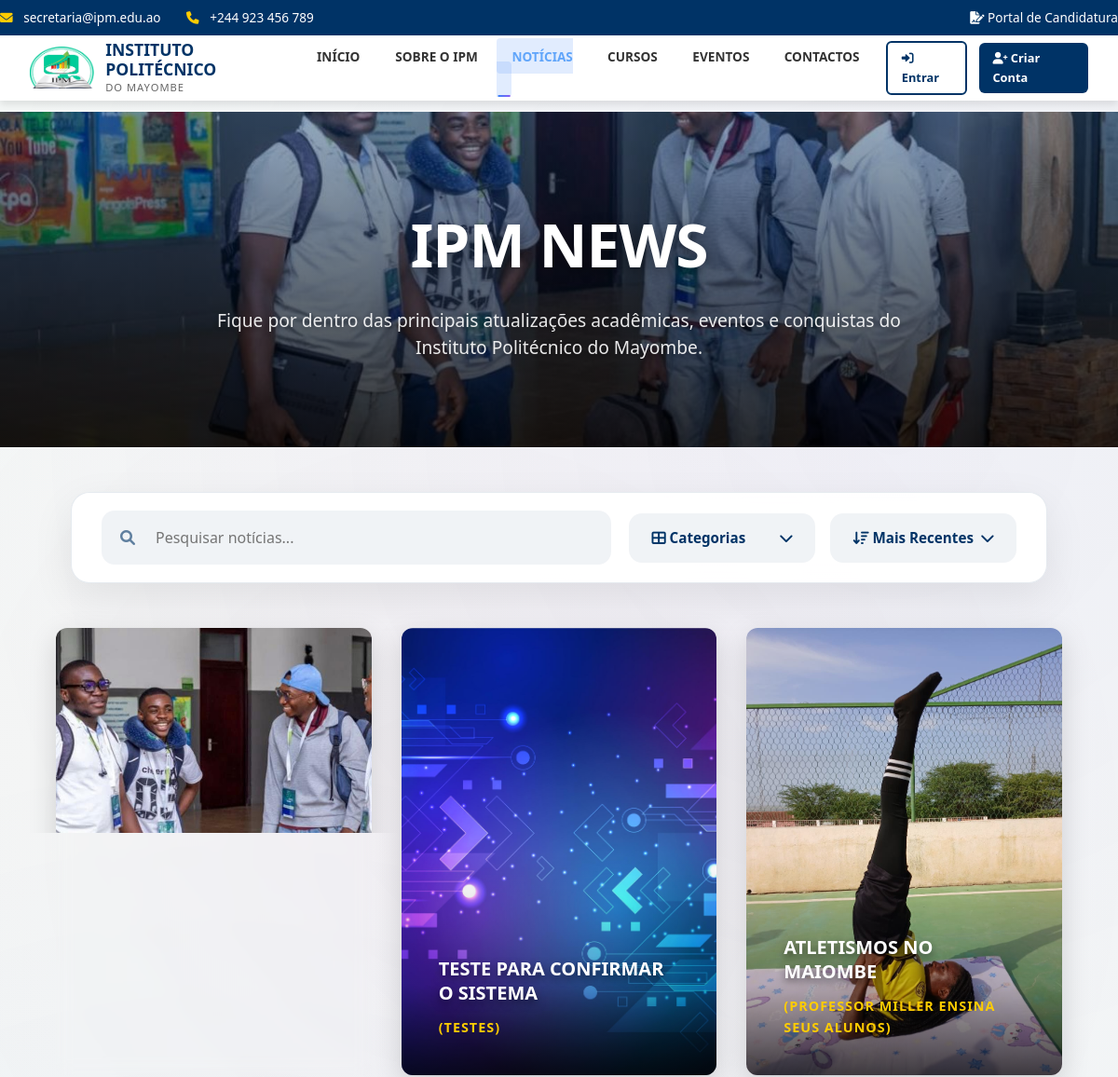
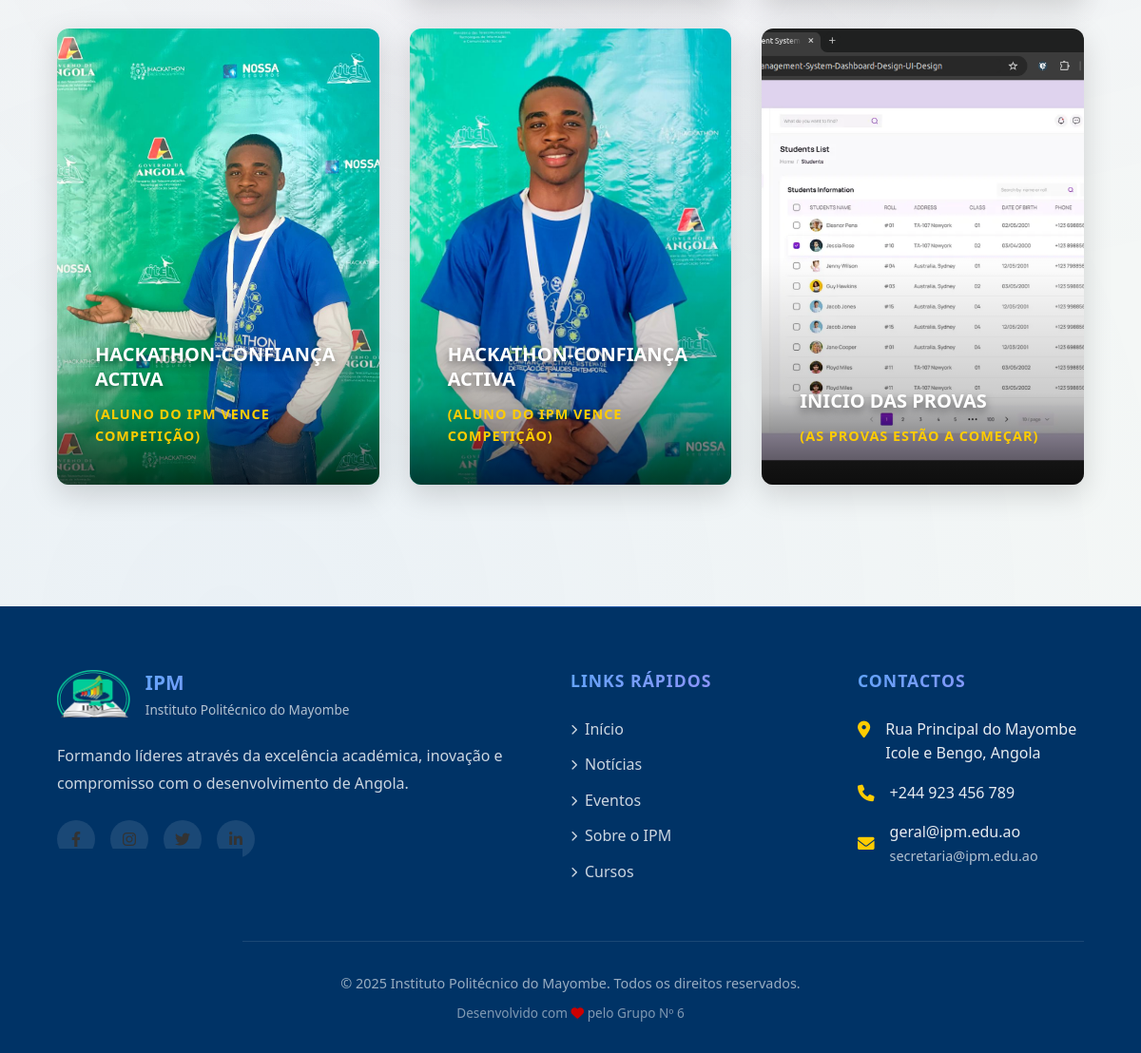
The page /notices/ on the database its author committed (2 pictures, top to bottom).
### pages/models.py (models this page shows, shortened)
class Noticia(models.Model):
    id=models.UUIDField(default=uuid.uuid4, editable=False, primary_key=True)
    titulo = models.CharField(max_length=255 , blank=False, null=False, verbose_name='Título')
    subtitulo = models.CharField(max_length=255, blank=True, null=True ,verbose_name='Subtitulo')
    conteudo = models.TextField( blank=False, null=False,verbose_name='Conteúdo')
    imagem = models.ImageField(upload_to='static/uploads/images/', blank=True, null=True ,   verbose_name='Imagem')
    autor = models.CharField(max_length=150 , blank=False, null=False, verbose_name='Autor')
    categoria=models.ForeignKey(Categoria,on_delete=models.PROTECT)
    publicado_em = models.DateTimeField(auto_now_add=True , blank=False, null=False,verbose_name='Data de Publicação')
    atualizado_em = models.DateTimeField(auto_now=True , blank=False, null=False,verbose_name='Data de Actualização')
    status = models.BooleanField(default=True , blank=False, null=False)  # ativo/inativo
    exclusivo_alunos = models.BooleanField(default=False, verbose_name='Exclusivo para Alunos')  # Notícias exclusivas
    class Meta:
        verbose_name = "Notícia"
        verbose_name_plural = "Notícias"
        ordering = ['-publicado_em']          # mais recentes primeiro
        db_table = 'noticias'
        get_latest_by = 'publicado_em'
        permissions = [
            ("pode_publicar", "Pode publicar notícias"),
        ]

### pages/views.py (the view)
# urls.py: path('notices/', NoticesView.as_view(), name='notice'),
class NoticesView(ListView):
    model = Noticia
    template_name = 'pages/noticia.html'
    context_object_name = 'noticias'
    paginate_by = 32
    def get_queryset(self):
        q = self.request.GET.get('q')
        cat = self.request.GET.get('cat')
        order = self.request.GET.get('order', 'latest')
        if self.request.user.is_authenticated and hasattr(self.request.user, 'aluno'):
            queryset = Noticia.objects.filter(status=True)
        else:
            queryset = Noticia.objects.filter(status=True, exclusivo_alunos=False)
        if q:
            queryset = queryset.filter(Q(titulo__icontains=q) | Q(conteudo__icontains=q) | Q(subtitulo__icontains=q))
        if cat:
            queryset = queryset.filter(categoria__categoria__iexact=cat)
        if order == 'oldest':
            queryset = queryset.order_by('publicado_em')
        else:
            queryset = queryset.order_by('-publicado_em')
        return queryset
    def get_context_data(self, **kwargs):
        context = super().get_context_data(**kwargs)
        context['categorias'] = Categoria.objects.all()
        context['q'] = self.request.GET.get('q', '')
        context['categoria_ativa'] = self.request.GET.get('cat', '')
        context['order'] = self.request.GET.get('order', 'latest')
        return context

### pages/templates/pages/noticia.html (shortened to what this page needs)
{% extends 'pages/index.html' %}
{% load static %}
{% block content %}
<section class="news-banner">
    <img src="{% if noticias.0.imagem %}{{ noticias.0.imagem.url }}{% else %}{% static 'images/hero-fallback.jpg' %}{% endif %}" alt="IPM NEWS">
    <div class="news-banner-overlay"></div>
    <div class="news-banner-content">
        <h1>{% if categoria_ativa %}{{ categoria_ativa }}{% else %}IPM NEWS{% endif %}</h1>
        <p>Fique por dentro das principais atualizações acadêmicas, eventos e conquistas do Instituto Politécnico do Mayombe.</p>
    </div>
</section>
<main class="container" style="margin-top: 2rem;">
    <section class="ipm-premium-filter-section">
        <div class="ipm-premium-filter-controls">
            <form action="{% url 'pages:notice' %}" method="get" class="ipm-premium-search-form">
                <div class="ipm-premium-search-wrapper">
                    <i class="fas fa-search ipm-premium-search-icon"></i>
                    <input type="text" name="q" value="{{ q }}" placeholder="Pesquisar notícias..." class="ipm-premium-search-input">
                </div>
            </form>
            <div class="ipm-premium-dropdowns">
                <div class="ipm-premium-dropdown">
                    <button class="ipm-premium-trigger">
                        <span><i class="fas fa-th-large"></i> {% if categoria_ativa %}{{ categoria_ativa }}{% else %}Categorias{% endif %}</span>
                        <i class="fas fa-chevron-down"></i>
                    </button>
                </div>
                <div class="ipm-premium-dropdown">
                    <button class="ipm-premium-trigger">
                        <span><i class="fas fa-sort-amount-down"></i> {% if order == 'oldest' %}Mais Antigas{% else %}Mais Recentes{% endif %}</span>
                        <i class="fas fa-chevron-down"></i>
                    </button>
                </div>
            </div>
        </div>
    </section>
    <div class="main-wrapper" style="grid-template-columns: 1fr;">
        <section class="news-feed">
            <div class="highlight-cards" style="grid-template-columns: repeat(auto-fill, minmax(280px, 1fr));">
                {% for noticia in noticias %}
                <article class="card news-card" onclick="window.location.href='{% url 'pages:noticia_detail' noticia.id %}'">
                    <img src="{% if noticia.imagem %}{{ noticia.imagem.url }}{% else %}{% static 'images/card-fallback.jpg' %}{% endif %}"
                         alt="{{ noticia.titulo }}" class="news-card-bg"
                         onerror="this.src='https://via.placeholder.com/400x300?text=Alpha+News'">
                    <div class="news-card-overlay">
                        <h3 class="news-title">{{ noticia.titulo }}</h3>
                        {% if noticia.subtitulo %}
                            <p class="news-subtitle">({{ noticia.subtitulo }})</p>
                        {% else %}
                            <p class="news-subtitle">{{ noticia.categoria.categoria }}</p>
                        {% endif %}
                    </div>
                </article>
                {% endfor %}
            </div>
        </section>
    </div>
</main>
{% endblock %}

### static/css/styles.css (style rules this page uses)
html { scroll-behavior: smooth; }
:root { --uan-blue: #003366; --uan-light-blue: #0088cc; --uan-yellow: #ffcc00; --uan-red: #cc0000; --accent: var(--uan-blue); --accent-hover: var(--uan-light-blue); --secondary: var(--uan-yellow); --shadow-sm: 0 2px 4px rgba(0,0,0,0.05); --shadow-md: 0 4px 8px rgba(0,0,0,0.1); --shadow-lg: 0 10px 15px rgba(0,0,0,0.1); --transition: all 0.3s ease; --primary: #ffffff; --primary-light: #f4f7f6; --text-main: #333333; --text-active: #003366; --text-muted: #666666; --bg-main: #ffffff; --card-bg: #ffffff; --border-color: #e0e0e0; --header-bg: #ffffff; --header-top-bg: var(--uan-blue); --footer-bg: #003366; --footer-text: #ffffff; }
* { margin: 0; padding: 0; box-sizing: border-box; font-family: 'Segoe UI', 'Roboto', 'Helvetica Neue', sans-serif; }
body { background-color: var(--primary-light); color: var(--text-main); line-height: 1.6; overflow-x: hidden; padding-top: 120px; }
.container { width: 90%; max-width: 1200px; margin: 0 auto; }
.main-wrapper { display: grid; grid-template-columns: 2fr 1fr; gap: 2.5rem; margin-bottom: 4rem; }
.highlight-cards { display: grid; grid-template-columns: repeat(auto-fill, minmax(280px, 1fr)); gap: 2rem; margin-bottom: 4rem; }
.card { background: var(--card-bg); border: 1px solid var(--glass-border); border-radius: 1.5rem; overflow: hidden; backdrop-filter: blur(8px); transition: var(--transition); }
.card img { width: 100%; height: 100%; object-fit: cover; transition: transform 0.5s ease; }
.card h3 { font-size: 1.25rem; font-weight: 700; margin-bottom: 0.75rem; line-height: 1.3; }
.news-card { position: relative; height: 480px; border-radius: 12px; overflow: hidden; box-shadow: 0 10px 30px rgba(0,0,0,0.15); transition: all 0.5s cubic-bezier(0.25, 0.8, 0.25, 1); border: none; cursor: pointer; }
.news-card-bg { width: 100%; height: 100%; object-fit: cover; position: absolute; inset: 0; z-index: 0; transition: transform 0.8s ease; filter: brightness(1) !important; }
.news-card::after { display: none; }
.news-card-overlay { position: absolute; inset: 0; z-index: 2; display: flex; flex-direction: column; justify-content: flex-end; padding: 2.5rem; background: linear-gradient(to top, rgba(0, 0, 0, 0.7) 0%, rgba(0, 0, 0, 0.2) 20%, transparent 50%); transition: all 0.5s cubic-bezier(0.4, 0, 0.2, 1); }
.news-title { font-size: 1.5rem; font-weight: 800; color: #ffffff; text-transform: uppercase; line-height: 1.2; text-shadow: 0 4px 8px rgba(0,0,0,0.5); margin-bottom: 0.5rem; transition: all 0.4s ease; }
.news-subtitle { font-size: 0.9rem; font-weight: 600; color: var(--uan-yellow); text-transform: uppercase; letter-spacing: 1px; margin-bottom: 0px; opacity: 1; transition: all 0.4s ease; }

### static/css/animations.css (style rules this page uses)
.card { position: relative; animation: fadeInUp 0.6s ease forwards; animation-delay: calc(var(--card-index, 0) * 0.1s); }
.card::before { content: ''; position: absolute; inset: -1px; background: linear-gradient(135deg, rgba(59, 130, 246, 0.4), transparent 50%); border-radius: inherit; z-index: -1; opacity: 0; transition: opacity 0.4s ease; }
body::before { content: ''; position: fixed; top: 0; left: 0; width: 100%; height: 100%; background: radial-gradient(circle at 20% 80%, rgba(59, 130, 246, 0.05) 0%, transparent 50%), radial-gradient(circle at 80% 20%, rgba(139, 92, 246, 0.05) 0%, transparent 50%), radial-gradient(circle at 40% 40%, rgba(236, 72, 153, 0.03) 0%, transparent 50%); pointer-events: none; z-index: -1; }

### rows shown on the page
Noticia: imagem (picture)
Noticia: imagem (picture), titulo "TESTE PARA CONFIRMAR O SISTEMA", subtitulo "TESTES"
Noticia: imagem (picture), titulo "ATLETISMOS NO MAIOMBE", subtitulo "PROFESSOR MILLER ENSINA SEUS ALUNOS"
Noticia: imagem (picture), titulo "HACKATHON-CONFIANÇA ACTIVA", subtitulo "ALUNO DO IPM VENCE COMPETIÇÃO"
Noticia: imagem (picture), titulo "HACKATHON-CONFIANÇA ACTIVA", subtitulo "ALUNO DO IPM VENCE COMPETIÇÃO"
Noticia: imagem (picture), titulo "INICIO DAS PROVAS", subtitulo "AS PROVAS ESTÃO A COMEÇAR"
